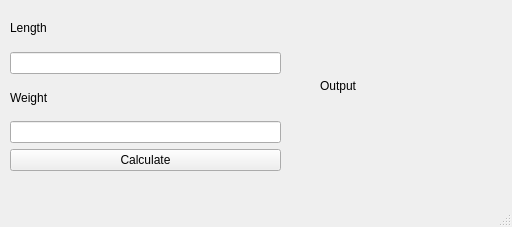
<?xml version="1.0" encoding="UTF-8"?>
<ui version="4.0">
 <class>MainWindow</class>
 <widget class="QMainWindow" name="MainWindow">
  <property name="geometry">
   <rect>
    <x>0</x>
    <y>0</y>
    <width>512</width>
    <height>227</height>
   </rect>
  </property>
  <property name="windowTitle">
   <string>MainWindow</string>
  </property>
  <widget class="QWidget" name="centralwidget">
   <widget class="QLabel" name="outputLabel">
    <property name="geometry">
     <rect>
      <x>320</x>
      <y>30</y>
      <width>161</width>
      <height>111</height>
     </rect>
    </property>
    <property name="text">
     <string>Output</string>
    </property>
   </widget>
   <widget class="QWidget" name="gridLayoutWidget">
    <property name="geometry">
     <rect>
      <x>10</x>
      <y>10</y>
      <width>271</width>
      <height>161</height>
     </rect>
    </property>
    <layout class="QGridLayout" name="gridLayout">
     <item row="4" column="0">
      <widget class="QLineEdit" name="lineEdit_2"/>
     </item>
     <item row="3" column="0">
      <widget class="QLabel" name="label_2">
       <property name="text">
        <string>Weight</string>
       </property>
      </widget>
     </item>
     <item row="5" column="0">
      <widget class="QPushButton" name="pushButton">
       <property name="text">
        <string>Calculate</string>
       </property>
      </widget>
     </item>
     <item row="2" column="0">
      <widget class="QLineEdit" name="lineEdit"/>
     </item>
     <item row="1" column="0">
      <widget class="QLabel" name="label">
       <property name="text">
        <string>Length</string>
       </property>
      </widget>
     </item>
    </layout>
   </widget>
  </widget>
  <widget class="QMenuBar" name="menubar">
   <property name="geometry">
    <rect>
     <x>0</x>
     <y>0</y>
     <width>512</width>
     <height>22</height>
    </rect>
   </property>
  </widget>
  <widget class="QStatusBar" name="statusbar"/>
 </widget>
 <resources/>
 <connections/>
</ui>
